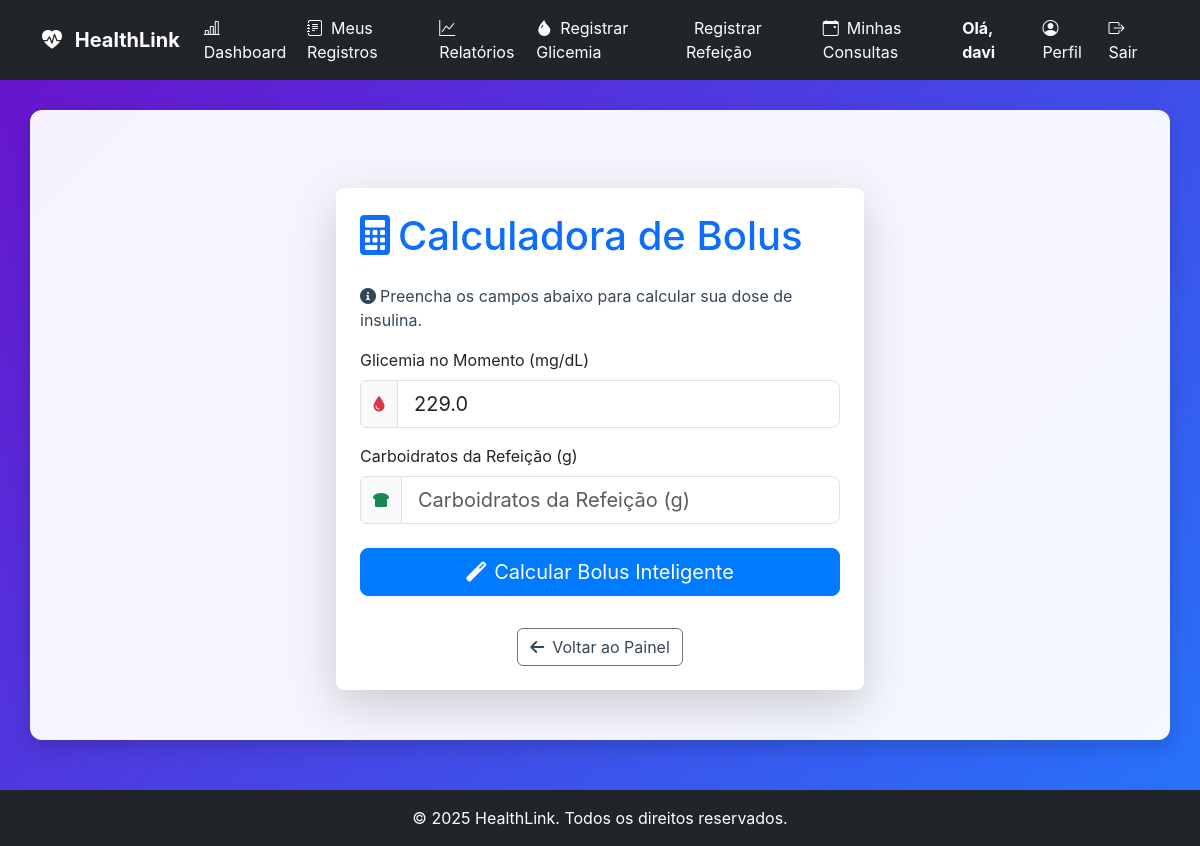
The page /calculadora_bolus (signed in) on the database as committed earlier.
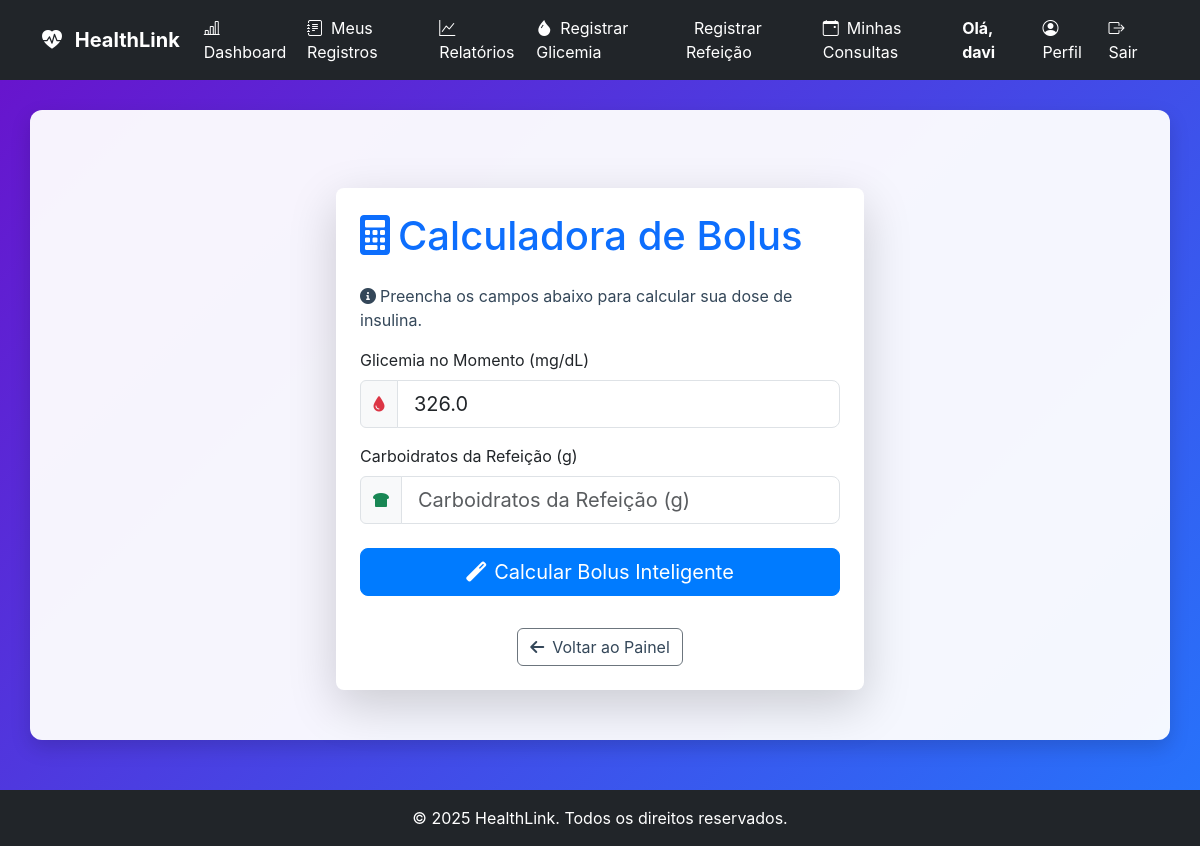
The same page on the database as committed later.
### tables this page shows
CREATE TABLE registros (
                    id INTEGER PRIMARY KEY,
                    user_id INTEGER NOT NULL,
                    data_hora TEXT NOT NULL,
                    tipo TEXT NOT NULL,
                    valor REAL,
                    observacoes TEXT,
                    alimentos_json TEXT,
                    total_calorias REAL,
                    total_carbs REAL, dose_insulina REAL, dose_aplicada REAL, tipo_medicao TEXT,
                    FOREIGN KEY (user_id) REFERENCES users (id)
                );

### app.py (the view, shortened to what this page needs)
@app.route('/calculadora_bolus', methods=['GET', 'POST'])
@login_required
def calculadora_bolus():
    if current_user.role != 'paciente':
        flash('A Calculadora de Bolus é exclusiva para o perfil de Paciente.', 'danger')
        return redirect(url_for('dashboard'))
    user_id = current_user.id
    parametros_clinicos = db_manager.obter_parametros_clinicos(user_id)
    if not parametros_clinicos or not parametros_clinicos.get('glicemia_alvo') or not parametros_clinicos.get('ric_manha'):
        flash("ATENÇÃO: Seus parâmetros clínicos estão incompletos. Por favor, solicite ao seu médico que os configure.", 'warning')
        return redirect(url_for('configurar_parametros'))
    ultima_glicemia = db_manager.buscar_ultima_glicemia(user_id)
    resultado_bolus = None
    bolus_service = BolusService(db_manager)
    return render_template('calculadora_bolus.html',
                           ultima_glicemia=ultima_glicemia,
                           parametros=parametros_clinicos,
                           resultado=resultado_bolus)

### app.py (called while the page is built)
@app.context_processor
def inject_now():
    return {'now': datetime.now}

### database_manager.py (called while the page is built)
    def get_db_connection(self):
        conn = sqlite3.connect(self.db_path)
        conn.execute("PRAGMA foreign_keys = ON;")
        conn.row_factory = sqlite3.Row
        return conn

    def carregar_usuario_por_id(self, user_id):
        conn = self.get_db_connection()
        user_data = conn.execute(
            "SELECT id, username, role, email, nome_completo, razao_ic, fator_sensibilidade, data_nascimento, sexo, telefone, medico_id FROM users WHERE id = ?",
            (user_id,)
        ).fetchone()
        conn.close()
        return dict(user_data) if user_data else None

### models.py (called while the page is built)
    @property
    def is_paciente(self):
        return self.role == 'paciente' or self.role == 'user'

### templates/calculadora_bolus.html (shortened to what this page needs)
{% extends 'base.html' %}
{% block content %}
<div class="container mt-5">
    <div class="row justify-content-center">
        <div class="col-md-8 col-lg-6">
            <div class="card p-4 shadow-lg border-0">
                <h1 class="mb-4 text-primary">
                    <i class="fas fa-calculator me-2"></i>Calculadora de Bolus
                </h1>
                <p class="text-muted"><i class="fas fa-info-circle me-1"></i>Preencha os campos abaixo para calcular sua
                    dose de insulina.</p>
                <form action="{{ url_for('calculadora_bolus') }}" method="post">
                    <label for="glicemia_atual" class="form-label">Glicemia no Momento (mg/dL)</label>
                    <div class="mb-3 input-group">
                        <span class="input-group-text bg-light"><i class="fas fa-tint text-danger"></i></span>
                        <input type="number" step="1" class="form-control form-control-lg" id="glicemia_atual"
                            name="glicemia_atual" placeholder="Glicemia no Momento (mg/dL)"
                            value="{{ resultado.glicemia_atual if resultado else ultima_glicemia }}" required>
                    </div>
                    <label for="carbos" class="form-label">Carboidratos da Refeição (g)</label>
                    <div class="mb-4 input-group">
                        <span class="input-group-text bg-light"><i class="fas fa-bread-slice text-success"></i></span>
                        <input type="number" step="0.1" class="form-control form-control-lg" id="carbos" name="carbos"
                            placeholder="Carboidratos da Refeição (g)"
                            value="{{ resultado.carbos if resultado else '' }}" required>
                    </div>
                    <button type="submit" class="btn btn-primary btn-lg w-100 mb-3">
                        <i class="fas fa-magic me-2"></i>Calcular Bolus Inteligente
                    </button>
                </form>
                <div class="text-center mt-3">
                    <a href="{{ url_for('dashboard') }}" class="btn btn-secondary">
                        <i class="fas fa-arrow-left me-2"></i>Voltar ao Painel
                    </a>
                </div>
            </div>
        </div>
    </div>
</div>
{% endblock %}

Rows that differ between the two databases and show on the page:
no longer on this page (row unchanged): registros: glicemia_atual "229.0"
added registros: glicemia_atual "326.0"
